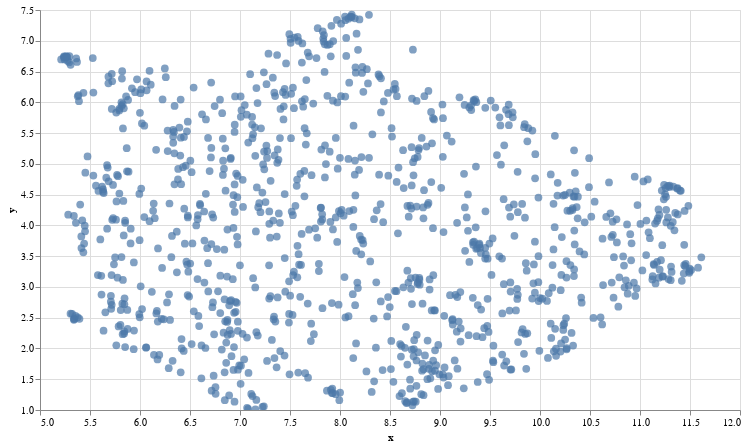

The notebook cell saved with this chart:
### Markdown cell above
## 4. Visualizing the archive
Finally, let's plot out all the questions onto a 2D chart so you're able to visualize the semantic similarities of this dataset!

### Code cell
#@title Plot the archive {display-mode: "form"}

# UMAP reduces the dimensions from 1024 to 2 dimensions that we can plot
reducer = umap.UMAP(n_neighbors=20) 
umap_embeds = reducer.fit_transform(embeds)
# Prepare the data to plot and interactive visualization
# using Altair
df_explore = pd.DataFrame(data={'text': df['text']})
df_explore['x'] = umap_embeds[:,0]
df_explore['y'] = umap_embeds[:,1]

# Plot
chart = alt.Chart(df_explore).mark_circle(size=60).encode(
    x=#'x',
    alt.X('x',
        scale=alt.Scale(zero=False)
    ),
    y=
    alt.Y('y',
        scale=alt.Scale(zero=False)
    ),
    tooltip=['text']
).properties(
    width=700,
    height=400
)
chart.interactive()

### Figure 1 — Vega-Lite specification as saved in the notebook (floating-point values rounded to 4 significant figures; data arrays with more than 128 entries replaced by an {"elided": "..."} marker saying what was removed)
{"config": {"view": {"continuousWidth": 400, "continuousHeight": 300}}, "data": {"name": "data-f51c922e86378fbed4684b32762d94c6"}, "mark": {"type": "circle", "size": 60}, "encoding": {"tooltip": [{"type": "nominal", "field": "text"}], "x": {"type": "quantitative", "field": "x", "scale": {"zero": false}}, "y": {"type": "quantitative", "field": "y", "scale": {"zero": false}}}, "height": 400, "selection": {"selector002": {"type": "interval", "bind": "scales", "encodings": ["x", "y"]}}, "width": 700, "$schema": "https://vega.github.io/schema/vega-lite/v4.8.1.json", "datasets": {"data-f51c922e86378fbed4684b32762d94c6": {"elided": "1000 records"}}}
